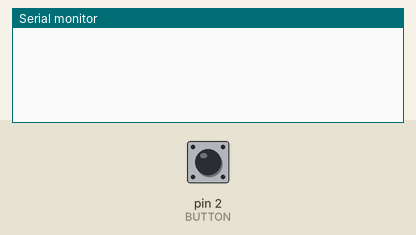
Simulated run of this sketch. Board: Arduino Uno, built with avr-gcc and run on an emulated ATmega328P. On the bench: the last lines printed to the serial monitor. Inputs (shaded band) come from the test bench; at power-on: pin 2 (BUTTON) HIGH.

Above: at 1.8 s.
1.9 s: pin 2 (BUTTON) pulled LOW for 0.6 s
At 3.7 s:
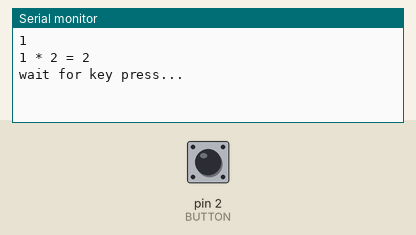
4.0 s: pin 2 (BUTTON) pulled LOW for 1 s
At 4.4 s:
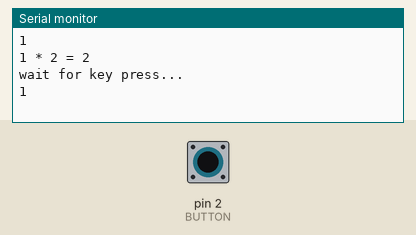
6.5 s: pin 2 (BUTTON) pulled LOW for 3.2 s
At 10.9 s:
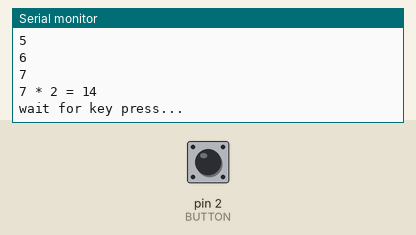
Timing chart, 0 to 12.4 s (numbered marks = the images above; inputs shaded):
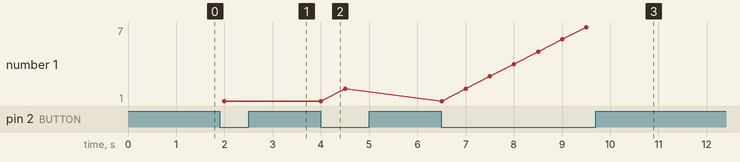

Measured:
- after the input at 1.9 s, the serial monitor: prints a new line after 0.10 s (image 1)
- after the input at 6.5 s, the serial monitor: prints a new line after 1.0 s (image 3)
- plotted number 1: 2 → 7 after the input at 6.5 s

The sketch:

M5_1.ino
```cpp
#define BUTTON 2 // button pin number
int counter = 0;
void setup() {
    pinMode(BUTTON, INPUT_PULLUP); // sets the digital pin 14 as input
    Serial.begin(9600); // serial communication speed at 9600 baud
}

void loop() {
    if (digitalRead(BUTTON) == 0)
    {
        counter++;
        Serial.println(counter);
    }else if (counter != 0){
        Serial.print(counter);
        Serial.print(" * 2 = ");
        Serial.println(counter*2);
        Serial.println("wait for key press...  ");
        counter = 0;
    }else
    {

    }
    delay(500); //0.5 seconds delay

}
```
